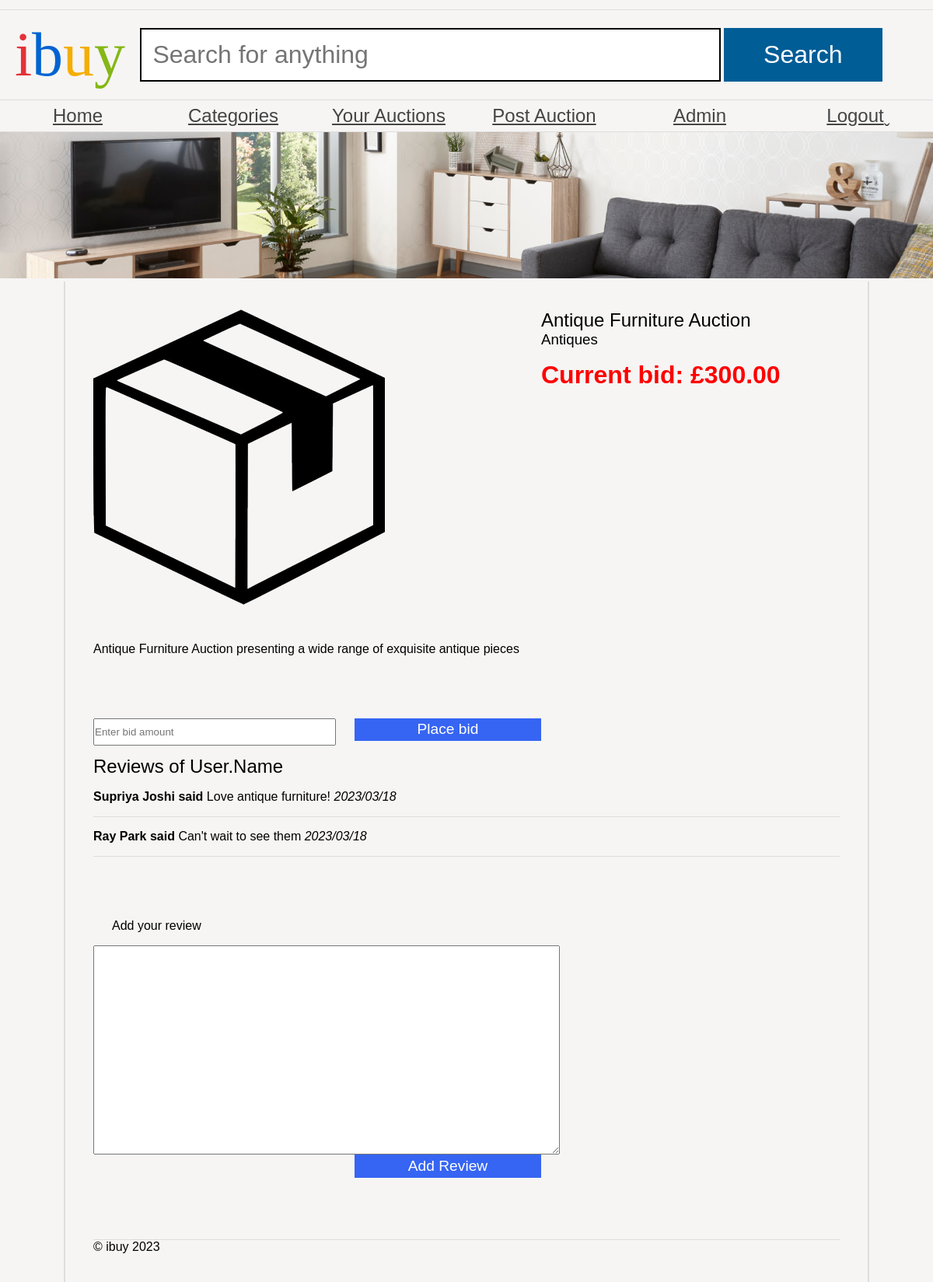
/auction_details.php?auction_name=Antique Furniture Auction, run on the app's committed database.
### tables this page shows
CREATE TABLE `auctions` (
  `auction_name` VARCHAR(90) NOT NULL PRIMARY KEY,
  `auctioneer` VARCHAR(90) DEFAULT NULL,
  `auctionDate` DATE DEFAULT NULL,
  `auction_end_time` TIMESTAMP DEFAULT NULL,  
  `categoryName` VARCHAR(20) DEFAULT NULL,
  `Description` LONGTEXT
);

CREATE TABLE `reviews` (
  `reviewId` INT NOT NULL AUTO_INCREMENT PRIMARY KEY,
  `firstName` VARCHAR(50) DEFAULT NULL,
  `LastName` VARCHAR(50) DEFAULT NULL,
  `review_Date` VARCHAR(30) DEFAULT NULL,
  `review_Content` MEDIUMTEXT NOT NULL,
  `auction_name` VARCHAR(90) NOT NULL,
  `authorised` CHAR(1) NOT NULL,
  `email` VARCHAR(50) NOT NULL,
  FOREIGN KEY (`auction_name`) REFERENCES `auctions` (`auction_name`)
);

### auction_details.php (the view, shortened to what this page needs)
<?php
require('dataconnection/configuration.php');
?>
<!DOCTYPE html>
<html>
<head>
    <link rel="stylesheet" href="ibuy.css" />
</head>
<body>
    <header>
        <h1><span class="i">i</span><span class="b">b</span><span class="u">u</span><span class="y">y</span></h1>
        <form action="browse_products.php" method="get">
            <input type="text" name="search" placeholder="Search for anything" />
            <input type="submit" name="submit" value="Search" />
        </form>
    </header>
        <nav>
    <ul>
        <li><a class="categoryLink" href="user_dashboard.php">Home</a></li>
        <li class="dropdown">
            <a href="#" class="categoryLink">Categories</a>
        </li>
            <li><a class="categoryLink" href="user_auctions.php">Your Auctions</a></li>
            <li><a class="categoryLink" href="post_auction.php">Post Auction</a></li>
            <li><a class="categoryLink" href="\Admin\adminlogin.php">Admin</a></li>
            <li><a class="categoryLink" href="logout.php">Logout</a></li>
        </ul>
    </nav>
    <img src="banners/1.jpg" alt="Banner" />
    <main>
    <?php
        try {
            if (isset($_GET['auction_name'])) {
                $auction_name = $_GET['auction_name'];
                $sql = "SELECT * FROM auctions WHERE auction_name = ?";
                $stmt = $pdo->prepare($sql);
                $stmt->execute([$auction_name]);
                $auction = $stmt->fetch();
                if ($auction) {
                    echo '<article class="product">';
                    echo '<img src="product.png" alt="' . $auction['auction_name'] . '">';
                    echo '<section class="details">';
                    echo '<h2>' . htmlspecialchars($auction['auction_name']) . '</h2>';
                    echo '<h3>' . getCategoryName($auction['categoryName'], $pdo) . '</h3>';
                    $currentBid = getCurrentBidAmount($auction['auction_name'], $pdo);
                    echo '<p class="price">Current bid: £' . htmlspecialchars($currentBid) . '</p>';
                    echo '</section>';
                    echo '<section class="description">';
                    echo '<p>' . htmlspecialchars($auction['Description']) . '</p>';
                    echo '</section>';
                    echo '</article>';
                echo '<form action="submit_bid.php" method="POST" class="bid">';
                echo '<input type="text" name="bid" placeholder="Enter bid amount" />';
                echo '<input type="submit" name="submit" value="Place bid" />';
                echo '</form>';
echo '<section class="reviews">';
echo '<h2>Reviews of User.Name</h2>';
echo '<ul>';
$reviewsQuery = "SELECT * FROM reviews WHERE auction_name = ? ORDER BY review_Date ASC";
$reviewsStmt = $pdo->prepare($reviewsQuery);
$reviewsStmt->execute([$auction_name]);
while ($review = $reviewsStmt->fetch(PDO::FETCH_ASSOC)) {
    echo '<li>';
    echo '<strong>' . htmlspecialchars($review['firstName'] . ' ' . $review['LastName']) . ' said </strong>';
    echo htmlspecialchars($review['review_Content']) . ' <em>' . htmlspecialchars($review['review_Date']) . '</em>';
    echo '</li>';
}
echo '</ul>';
                echo '<form method="POST">';
                echo '<label>Add your review</label> <textarea name="reviewtext"></textarea>';
                echo '<input type="submit" name="submit" value="Add Review" />';
                echo '</form>';
                echo '</section>';
                }
            }
        } catch (PDOException $e) {
            echo "Error: " . $e->getMessage();
        }
function getCategoryName($categoryID, $pdo) {
    $query = "SELECT categoryName FROM categories WHERE categoryName = ?";
    $stmt = $pdo->prepare($query);
    $stmt->execute([$categoryID]);
    $result = $stmt->fetch(PDO::FETCH_ASSOC);
    if ($result) {
        return $result['categoryName'];
    } else {
        return 'Unknown Category';
    }
}
function getCurrentBidAmount($auctionName, $pdo) {
    $query = "SELECT MAX(bidAmount) AS currentBid FROM bids WHERE auction_name = ?";
    $stmt = $pdo->prepare($query);
    $stmt->execute([$auctionName]);
    $result = $stmt->fetch(PDO::FETCH_ASSOC);
    if ($result['currentBid'] !== null) {
        return number_format($result['currentBid'], 2);
    } else {
        return 'No bids yet';
    }
}
        ?>
            <footer>
        &copy; ibuy <?php echo date("Y"); ?>
    </footer>
    </main>
</body>
</html>

### ibuy.css (style rules this page uses)
* { margin: 0; padding: 0; }
body { font-family: 'Oxygen-Regular', sans-serif; background-color: #f6f5f4; max-width: 100vw; overflow-x: hidden; }
h1, h2, h3, h4 { font-weight: normal; }
a, a:visited { color: #444; }
header { margin-top: 1vw; font-family: 'Univers-Light-Normal'; display: grid; grid-template-columns: 15% 85%; align-items: center; padding-top: 1vw; padding-bottom: 1vw; border-top: 1px solid #ddd; border-bottom: 1px solid #ddd; }
header h1 { text-align: center; font-size: 5em; }
form { display: block; }
header form input[type=text] { border: 3px solid black; font-size: 2em; padding: 0.5em; width: 70%; }
body > img { width: 100vw; }
header form input[type=submit] { background-color: #005d96; color: white; width: 20%; font-size: 2em; padding: 0.5em; cursor: pointer; border: 0; }
header .i { color: #e43137; }
header .b { color: #0063d1; }
header .u { color: #f4ae01; }
header .y { color: #85b716; }
body > nav { border-bottom: 1px solid #ddd; }
body > nav ul li:last-child a:after { content: 'ˬ'; position: absolute; }
body > nav ul { display: flex; width: 100vw; list-style-type: none; }
body > nav ul li { flex: 1; }
body > nav ul li a { display: block; text-align: center; padding-top: 0.5vw; padding-bottom: 0.5vw; font-size: 1.5em; }
p.price { display: block; text-align: right; font-weight: bold; font-size: 2em; }
main { padding: 3vw; display: block; overflow: hidden; width: 80vw; margin: auto; border-left: 2px solid #ddd; border-right: 2px solid #ddd; }
article.product { display: grid; grid-template-columns: 60% 40%; grid-template-areas: "img details" "description description" "reviews reviews" }
article.product img { grid-area: img; }
article .details { grid-area: details; }
textarea { width: 100%; height: 20em; }
.reviews form { margin-top: 5em; }
.reviews ul { list-style-type: none; }
.reviews li { padding-top: 1em; padding-bottom: 1em; border-bottom: 1px solid #ddd; }
article .description { grid-area: description; padding-top: 3em; padding-bottom: 3em; }
.price { color: red; }
article.product .price { text-align: left; }
footer { margin-top: 5vw; border-top: 1px solid #ddd; }
main form { display: flex; flex-wrap: wrap; width: 50vw; }
.details p { margin-top: 0.5em; }
main form label, main form input { flex-grow: 1; width: 20vw; margin-bottom: 1em; margin-right: 2vw; margin-left: 2vw; }
.bid { margin-top: 2em; padding: 0; }
.bid input { margin-left: 0; }
main form input[type=submit] { background-color: #3665f3; color: white; flex-grow: 0; margin-left: auto; font-size: 1.2em; padding: 0.2em; cursor: pointer; border: 0; }

### auction_details.php (style rules this page uses)
.dropdown { position: relative; display: inline-block; }
header form input[type=submit] { background-color: #005d96; color: white; width: 20%; font-size: 2em; padding: 0.5em; cursor: pointer; border: 0; }
header form input[type="text"] { border: 2px solid black; font-size: 2em; padding: 0.45em; width: 70%; }

### data on the page
auctions: auction_name "Antique Furniture Auction", categoryName "Antiques", Description "Antique Furniture Auction presenting a wide range of exquisite antique pieces"
reviews: firstName+LastName "Supriya Joshi", review_Content "Love antique furniture!", review_Date "2023/03/18"
reviews: firstName+LastName "Ray Park", review_Content "Can't wait to see them", review_Date "2023/03/18"

### other printed values
$currentBid "300.00"
